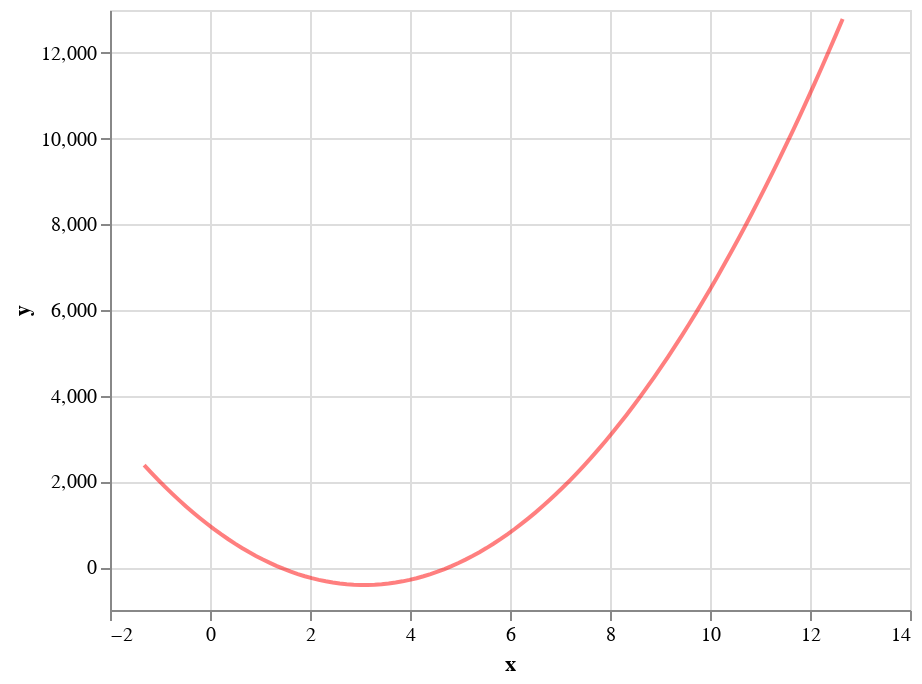

The notebook cell saved with this chart:
### Markdown cell above
Then we define the `get_one_bootstrap_poly_fit()` and `get_poly_fit_chart()` functions so we can draw a single fit:

### Code cell
#prediction grid
poly_pred_grid = pd.DataFrame({
    "x": np.linspace(poly_df['x'].min(), poly_df['x'].max(), num=101)
})

def get_one_bootstrap_poly_fit():
    '''Get one bootstrap sampled polynomial regression fit to the data'''
    #resample the data with replacement (replace=True) to a data frame with 
    #the same number of data points (frac=1.0)
    resampled_df = poly_df.sample(frac=1.0, replace=True)

    #fit model to resampled data
    X = resampled_df[['x']] #[[ ]] subsets so X remains a DataFrame
    y = resampled_df['y']   #y should be an array, so we use [ ]
    
    #x must be transformed into polynomials (e.g. x, x^2, x^3 ... up to the value of `degree`)
    polynomial_features = PolynomialFeatures(degree=2)
    X_poly = polynomial_features.fit_transform(X)
    poly_reg = linear_model.LinearRegression()
    poly_reg.fit(X_poly, y)
    
    return poly_reg

def get_poly_fit_chart(poly_reg, opacity=0.5):
    '''
    Takes a single polynomial regression fit (as returned by `get_one_bootstrap_poly_fit()`) and
    returns an Altair chart plotting the fit curve
    
    Parameters:
    
    - poly_reg: A regression fit
    - opacity: The opacity of the output line
    '''
    #use the model to predict y at each x position
    polynomial_features = PolynomialFeatures(degree=2)
    pred_df = pd.DataFrame({
        'x': poly_pred_grid['x'],
        'y': poly_reg.predict(polynomial_features.fit_transform(poly_pred_grid))
    })

    #return an Altair chart showing the fit line
    return alt.Chart(pred_df).mark_line(
        opacity=opacity,
        color='red'
    ).encode(
        x='x',
        y='y'
    )

poly_reg = get_one_bootstrap_poly_fit()
get_poly_fit_chart(poly_reg)

### Figure 1 — Vega-Lite specification as saved in the notebook (floating-point values rounded to 4 significant figures)
{"config": {"view": {"continuousWidth": 400, "continuousHeight": 300}}, "data": {"name": "data-0e8f78b86da66fd7baf1c610fd04ab13"}, "mark": {"type": "line", "color": "red", "opacity": 0.5}, "encoding": {"x": {"type": "quantitative", "field": "x"}, "y": {"type": "quantitative", "field": "y"}}, "$schema": "https://vega.github.io/schema/vega-lite/v4.8.1.json", "datasets": {"data-0e8f78b86da66fd7baf1c610fd04ab13": [{"x": -1.317, "y": 2381.0}, {"x": -1.177, "y": 2206.0}, {"x": -1.037, "y": 2037.0}, {"x": -0.8978, "y": 1874.0}, {"x": -0.7581, "y": 1716.0}, {"x": -0.6184, "y": 1564.0}, {"x": -0.4787, "y": 1417.0}, {"x": -0.339, "y": 1277.0}, {"x": -0.1993, "y": 1141.0}, {"x": -0.05955, "y": 1012.0}, {"x": 0.08015, "y": 887.7}, {"x": 0.2198, "y": 769.4}, {"x": 0.3595, "y": 656.6}, {"x": 0.4992, "y": 549.5}, {"x": 0.6389, "y": 448.1}, {"x": 0.7786, "y": 352.3}, {"x": 0.9183, "y": 262.1}, {"x": 1.058, "y": 177.5}, {"x": 1.198, "y": 98.56}, {"x": 1.337, "y": 25.26}, {"x": 1.477, "y": -42.41}, {"x": 1.617, "y": -104.5}, {"x": 1.757, "y": -160.9}, {"x": 1.896, "y": -211.6}, {"x": 2.036, "y": -256.8}, {"x": 2.176, "y": -296.3}, {"x": 2.315, "y": -330.2}, {"x": 2.455, "y": -358.4}, {"x": 2.595, "y": -381.0}, {"x": 2.734, "y": -398.0}, {"x": 2.874, "y": -409.4}, {"x": 3.014, "y": -415.1}, {"x": 3.154, "y": -415.2}, {"x": 3.293, "y": -409.6}, {"x": 3.433, "y": -398.5}, {"x": 3.573, "y": -381.7}, {"x": 3.712, "y": -359.2}, {"x": 3.852, "y": -331.2}, {"x": 3.992, "y": -297.5}, {"x": 4.131, "y": -258.1}, {"x": 4.271, "y": -213.2}, {"x": 4.411, "y": -162.6}, {"x": 4.551, "y": -106.4}, {"x": 4.69, "y": -44.5}, {"x": 4.83, "y": 22.99}, {"x": 4.97, "y": 96.11}, {"x": 5.109, "y": 174.9}, {"x": 5.249, "y": 259.3}, {"x": 5.389, "y": 349.3}, {"x": 5.528, "y": 444.9}, {"x": 5.668, "y": 546.2}, {"x": 5.808, "y": 653.1}, {"x": 5.948, "y": 765.6}, {"x": 6.087, "y": 883.8}, {"x": 6.227, "y": 1008.0}, {"x": 6.367, "y": 1137.0}, {"x": 6.506, "y": 1272.0}, {"x": 6.646, "y": 1413.0}, {"x": 6.786, "y": 1559.0}, {"x": 6.925, "y": 1711.0}, {"x": 7.065, "y": 1869.0}, {"x": 7.205, "y": 2032.0}, {"x": 7.345, "y": 2201.0}, {"x": 7.484, "y": 2375.0}, {"x": 7.624, "y": 2555.0}, {"x": 7.764, "y": 2741.0}, {"x": 7.903, "y": 2933.0}, {"x": 8.043, "y": 3130.0}, {"x": 8.183, "y": 3332.0}, {"x": 8.322, "y": 3541.0}, {"x": 8.462, "y": 3754.0}, {"x": 8.602, "y": 3974.0}, {"x": 8.742, "y": 4199.0}, {"x": 8.881, "y": 4430.0}, {"x": 9.021, "y": 4666.0}, {"x": 9.161, "y": 4908.0}, {"x": 9.3, "y": 5156.0}, {"x": 9.44, "y": 5410.0}, {"x": 9.58, "y": 5668.0}, {"x": 9.719, "y": 5933.0}, {"x": 9.859, "y": 6203.0}, {"x": 9.999, "y": 6479.0}, {"x": 10.14, "y": 6761.0}, {"x": 10.28, "y": 7048.0}, {"x": 10.42, "y": 7341.0}, {"x": 10.56, "y": 7639.0}, {"x": 10.7, "y": 7943.0}, {"x": 10.84, "y": 8253.0}, {"x": 10.98, "y": 8568.0}, {"x": 11.12, "y": 8889.0}, {"x": 11.26, "y": 9215.0}, {"x": 11.4, "y": 9547.0}, {"x": 11.54, "y": 9885.0}, {"x": 11.68, "y": 10230.0}, {"x": 11.81, "y": 10580.0}, {"x": 11.95, "y": 10930.0}, {"x": 12.09, "y": 11290.0}, {"x": 12.23, "y": 11660.0}, {"x": 12.37, "y": 12030.0}, {"x": 12.51, "y": 12410.0}, {"x": 12.65, "y": 12790.0}]}}
